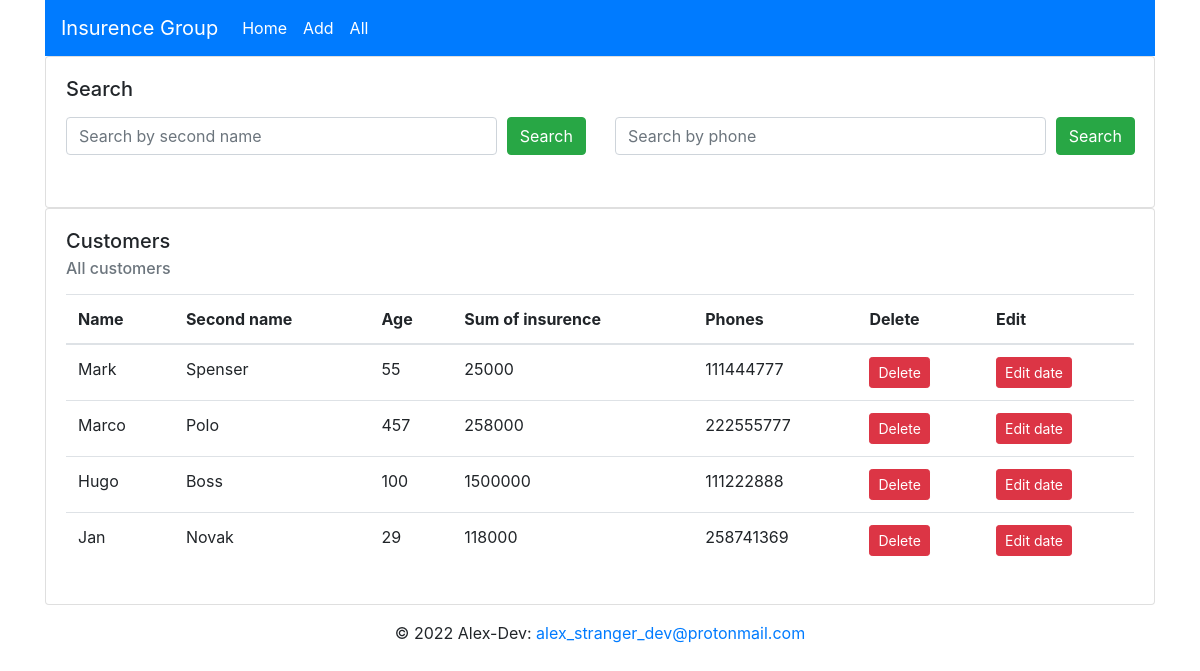
The page / on the database its author committed.
### client1/models.py (models this page shows, shortened)
class Persone(models.Model):
    name = models.CharField("Name", max_length=30, blank=False)
    second_name = models.CharField("Second name", max_length=35, blank=False, default=str)
    age = models.IntegerField("Age", default=0)
    sum_of_insurence = models.IntegerField("Sum of insurence", default=0)
    def all_phones_to_string(self):
        return ", ".join([phone.phone for phone in self.phones.all()])

class Phone(models.Model):
    phone = models.CharField(
        verbose_name="Phone",
        max_length=12
    )
    contact = models.ForeignKey(
        Persone,
        related_name="phones",
        on_delete=models.CASCADE
    )

### client1/views.py (the view)
# urls.py: path('', HomePageView.as_view(), name='home'),
class HomePageView(TemplateView):
    template_name='../templates/home.html'
    def get_context_data(self, **kwargs):
        context = super().get_context_data(**kwargs)
        search_by = self.request.GET.get('search_by')
        query = self.request.GET.get('query')
        search_message = 'All customers'
        if search_by in ['phone', 'second_name'] and search_by:
            if search_by == 'second_name':
                persons = Persone.objects.filter(second_name=query)
                search_message = f'Searching for "second_name" by "{query}"'
            else:
                persons = Persone.objects.filter(phones__phone=query)
                search_message = f'Searching for "phones" by "{query}"'
        else:
            persons = Persone.objects.all()
        context["persons"] = persons
        context["search_message"] = search_message
        return context

### templates/home.html (shortened to what this page needs)
<!DOCTYPE html>
<html lang="en">
<head>
    <link rel="stylesheet" href="https://cdn.jsdelivr.net/npm/bootstrap@4.5.3/dist/css/bootstrap.min.css">
</head>
<body>
    <div class="container">
        <nav class="navbar navbar-expand-lg navbar-dark bg-primary ">
            <a class="navbar-brand" href="{% url 'home' %}">Insurence Group</a>
            <div class="navbar-collapse" id="navbarText">
                <ul class="navbar-nav mr-auto">
                    <li class="nav-item active">
                        <a class="nav-link" href="{% url 'home' %}">Home <span class="sr-only">(current)</span></a>
                    </li>
                    <li class="nav-item active">
                        <a class="nav-link" href="{% url 'add' %}">Add <span class="sr-only">(current)</span></a>
                    </li>
                    <li class="nav-item active">
                        <a class="nav-link" href="{% url 'home' %}">All <span class="sr-only">(current)</span></a>
                    </li>
                </ul>
            </div>
        </nav>
        <div class="card">
            <div class="card-body">
                <h5 class="card-title">Search</h5>
                <p class="card-text">
                    <div class="row">
                            <div class="col-6">
                                <form action="" method="get">
                                    <div class="form-group form-row">
                                        <div class="col-10">
                                            <input type="text" class="form-control" name="query" placeholder="Search by second name">
                                        </div>
                                        <div class="col-2">
                                            <button type="submit" class="btn btn-success">Search</button>
                                        </div>
                                    </div>
                                </form>
                            </div>
                            <div class="col-6">
                                <form action="" method="get">
                                    <div class="form-group form-row">
                                        <div class="col-10">
                                            <input type="text" class="form-control" name="query" placeholder="Search by phone">
                                        </div>
                                        <div class="col-2">
                                            <button type="submit" class="btn btn-success">Search</button>
                                        </div>
                                    </div>
                                </form>
                            </div>
                    </div>
                </p>
            </div>
        </div>
        <div class="card">
            <div class="card-body">
                <h5 class="card-title">Customers</h5>
                <h6 class="card-subtitle mb-2 text-muted">{{ search_message }}</h6>
                <p class="card-text">
                    <table class="table">
                        <thead>
                        <tr>
                            <th scope="col">Name</th>
                            <th scope="col">Second name</th>
                            <th scope="col">Age</th>
                            <th scope="col">Sum of insurence</th>
                            <th scope="col">Phones</th>
                            <th scope="col">Delete</th>
                            <th scope="col">Edit</th>
                        </tr>
                        </thead>
                        <tbody>
                        {% for person in persons %}
                            <tr>
                                <td>{{ person.name }}</td>
                                <td>{{person.second_name}}</td>
                                <td>{{ person.age}}</td>
                                <td>{{person.sum_of_insurence}}</td>
                                <td>{{ person.all_phones_to_string}}</td>
                                <td><a class="btn btn-sm btn-danger" href="{% url 'delete' person.pk %}">Delete</a></td>
                                <td><a class="btn btn-sm btn-danger" href="{% url 'edit' person.pk %}">Edit date</a></td>
                            </tr>
                        {% endfor %}
                        </tbody>
                    </table>
                </p>
            </div>
        </div>
    </div>
    <footer class="page-footer font-small blue" >
        <div class="footer-copyright text-center py-3">© 2022 Alex-Dev:
            <a href="mailto:alex_stranger_dev@protonmail.com" class = "link">alex_stranger_dev@protonmail.com</a>
        </div>
    </footer>
</body>
</html>

### rows shown on the page
Persone: name "Mark", second_name "Spenser", age "55", sum_of_insurence "25000", all_phones_to_string "111444777"
Persone: name "Marco", second_name "Polo", age "457", sum_of_insurence "258000", all_phones_to_string "222555777"
Persone: name "Hugo", second_name "Boss", age "100", sum_of_insurence "1500000", all_phones_to_string "111222888"
Persone: name "Jan", second_name "Novak", age "29", sum_of_insurence "118000", all_phones_to_string "258741369"

### other values the page prints
{{ search_message }} "All customers"
